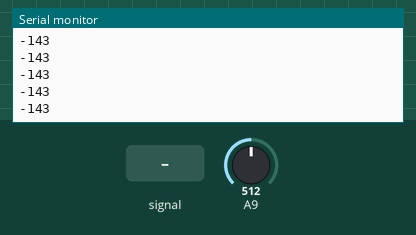
Recording of a sketch running on a simulated Arduino Mega 2560, built with avr-gcc and run on an emulated ATmega2560. Shown: the last lines printed to the serial monitor. The inputs (shaded band) are chosen by the test bench; at power-on: A9 = 512.

Above: at 1.2 s.
1.3 s: A9 fed a 200 Hz sine of ±81 counts around its level
At 2.2 s:
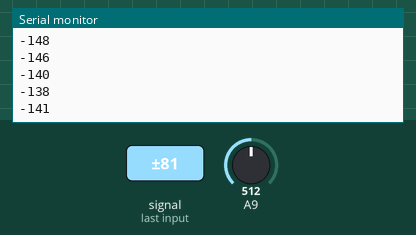
2.8 s: A9 set to 716
At 3.8 s:
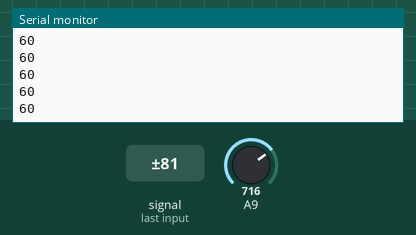
4.3 s: A9 fed a 1000 Hz sine of ±255 counts around its level
At 4.9 s:
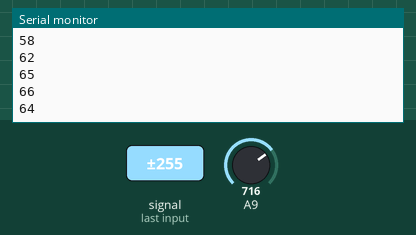
5.8 s: A9 set to 900
At 6.8 s:
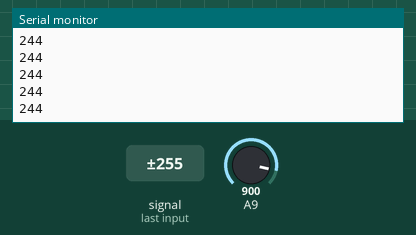
Timing chart, 0 to 8.3 s (numbered marks = the images above; inputs shaded):
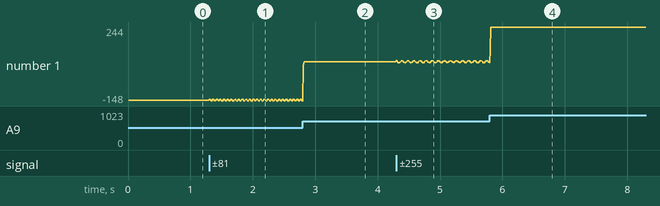

The sketch:

senseLight.ino
```cpp
void setup()
{
	Serial.begin(9600);
  /* add setup code here */
	pinMode(A9, INPUT);
}

void loop()
{
	int input = 0;
	for (int i = 0; i < 100; i++){
		input += analogRead(A9);
	}
	input /= 100;
	Serial.println(input);
  /* add main program code here */

}
```

Measured:
- after the input at 1.3 s, the serial monitor: prints a new line at once (image 1)
- after the input at 2.8 s, the serial monitor: prints a new line at once (image 2)
- after the input at 4.3 s, the serial monitor: prints a new line at once (image 3)
- after the input at 5.8 s, the serial monitor: prints a new line at once (image 4)
- plotted number 1: -143 → -148 after the input at 1.3 s, -148 → 60 after the input at 2.8 s, 60 → 55 after the input at 4.3 s, 55 → 244 after the input at 5.8 s
